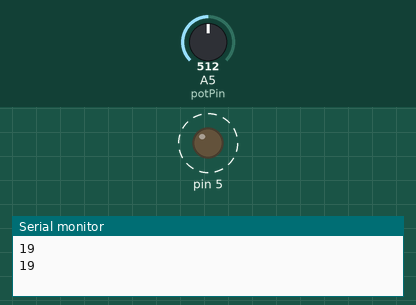
Recording of a sketch running on a simulated Arduino Uno, built with avr-gcc and run on an emulated ATmega328P. On the bench: output pins drawn as LEDs (lit = HIGH), the last lines printed to the serial monitor. Dashed ring = blinking. The inputs (shaded band) are chosen by the test bench; at power-on: A5 (potPin) = 512.

Above: at 1.8 s.
1.9 s: A5 (potPin) set to 0
At 2.5 s:
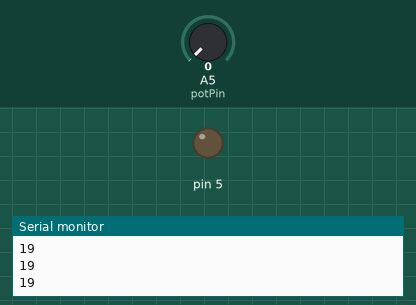
3.4 s: A5 (potPin) set to 122
At 3.7 s:
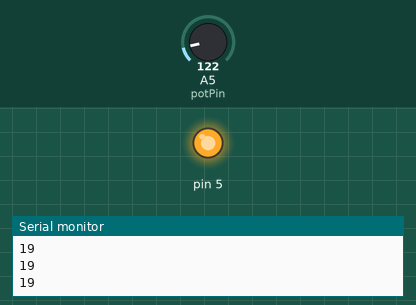
Timing chart, 0 to 12.9 s (numbered marks = the images above; inputs shaded):
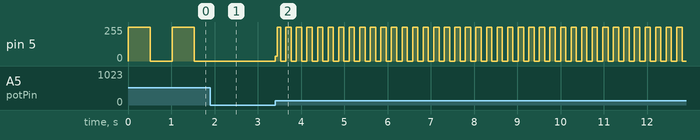

The sketch:

Quiz_2_Question2.ino
```cpp
//Quiz 2: Question 2
//Potentiometer controls blinking speed of an LED

int potPin = A5;
int led = 5;
int val = 0;


void setup() {

pinMode (5, OUTPUT);
pinMode (A5, INPUT);

Serial.begin(9600);

}

void loop() {

Serial.println(A5);

int potValue = analogRead (A5);


digitalWrite(5, HIGH);
delay(potValue);
digitalWrite(5, LOW);
delay(potValue);

}
```

Measured:
- after the input at 1.9 s, pin 5: stays 0/255 (without the input it goes to 255/255 after 0.15 s)
- after the input at 3.4 s, pin 5: 0/255 → 35/255 at once, then moves between 0/255 and 255/255, repeating every 0.24 s
- by itself, pin 5: alternates 255/255 for 0.51 s and 0/255 for 0.51 s
